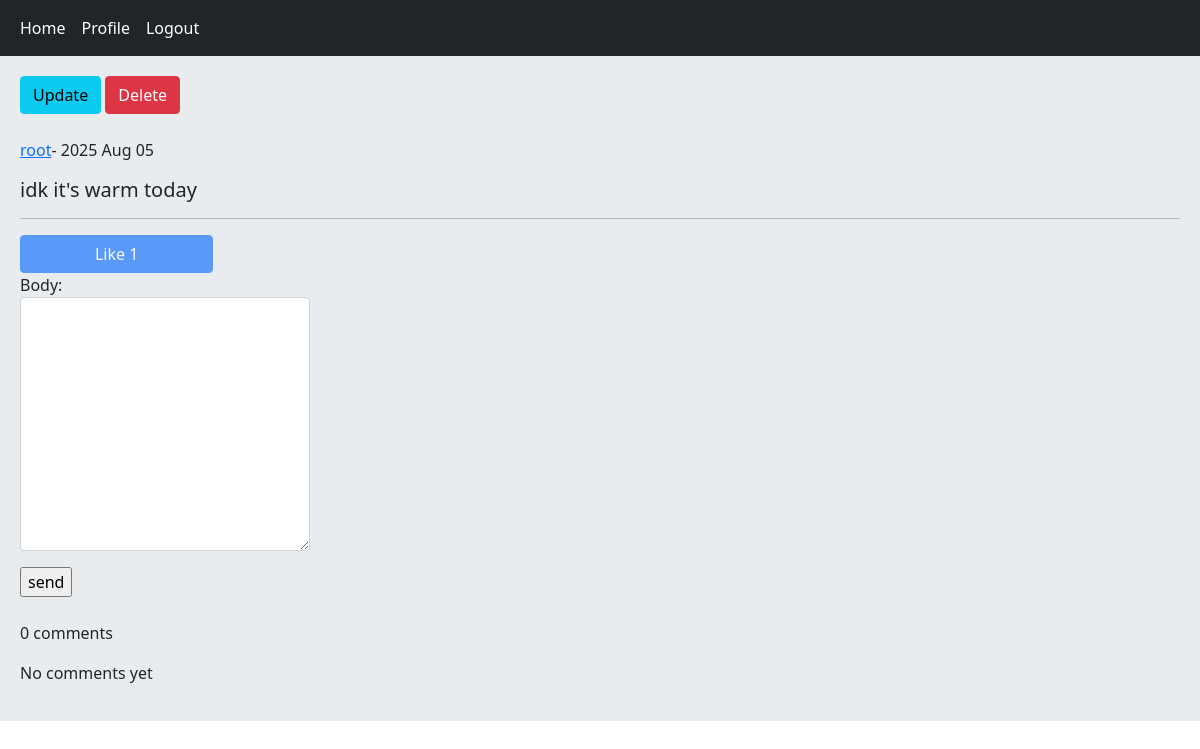
Page /detail/5/idk-its-warm-today (signed in) on the committed database.
### home/models.py (models this page shows, shortened)
class Post(models.Model):
    user = models.ForeignKey(User, on_delete= models.CASCADE, related_name= 'posts')
    body = models.TextField()
    slug = models.SlugField()
    created = models.DateTimeField(auto_now_add= True)
    updated = models.DateTimeField(auto_now= True)
    class Meta:
        ordering = ['-created']
    def likes_count(self):
        return self.plike.count()
    def user_can_like(self, user):
        user_like = user.ulike.filter(post= self)
        if user_like.exists():
            return True
        return False

### home/views.py (the view, shortened to what this page needs)
# urls.py: path('detail/<int:post_id>/<slug:post_slug>', views.PostDetailView.as_view(), name= 'post_detail'),
class PostDetailView(View):
    form_class = CommentCreateForm
    form_class_reply = CommentReplyForm
    def setup(self, request, *args, **kwargs):
        self.post_instance = Post.objects.get(id= kwargs['post_id'], slug= kwargs['post_slug'])
        return super().setup(request, *args, **kwargs)
    def get(self, request, *args, **kwargs):
        comments = self.post_instance.pcomment.filter(is_reply= False)
        form = self.form_class()
        can_like = False
        if request.user.is_authenticated and self.post_instance.user_can_like(request.user):
            can_like = True
        return render(request, 'home/detail.html', {'post': self.post_instance, 'comments': comments, 'form': form, 'reply_form': self.form_class_reply(), 'can_like': can_like})

### home/forms.py
class CommentCreateForm(forms.ModelForm):
    class Meta:
        model = Comment
        fields = ('body', )
        widgets = {
            'body': forms.Textarea(attrs= {'class': 'form-control'})
        }

class CommentReplyForm(forms.ModelForm):
    class Meta:
        model = Comment
        fields = ('body', )

### home/templates/home/detail.html (shortened to what this page needs)
{% extends 'base.html' %}
{% block content %}
    {% if request.user.id == post.user.id %}
        <a href="{% url 'home:post_update' post.id %}" class="btn btn-info">Update</a>
        <a href="{% url 'home:post_delete' post.id %}" class="btn btn-danger">Delete</a><br><br>
    {% endif %}
    <p><a href="{% url 'accounts:user_profile' post.user.id %}">{{ post.user.username }}</a>- {{ post.created|date:"Y M d" }}</p>
    <h5>{{ post.body }}</h5><hr>
    {% if request.user.is_authenticated %}
        <a href="{% url 'home:post_like' post.id %}" class="{% if can_like %} disabled {% endif %} btn btn-primary col-md-2">Like {{ post.likes_count }}</a>
        <form action="" method="post" class="col-md-3">
            {{ form.as_p }}
            <input type="submit" value="send">
        </form><br>
    {% else %}
        <p class="alert alert-danger">only logged in user can write comments</p>
    {% endif %}
    <p>{{ comments.count }} comments</p>
    {% for comment in comments %}
        <div class="card bg-dark text-white">
            <p class="card-body">{{ comment.user }} - {{ comment.created|timesince }}</p>
            <p class="card-body">{{ comment.body }}</p>
            {% if request.user.is_authenticated %}
                <form action="{% url 'home:add_reply' post.id comment.id %}" method="post">
                    {% csrf_token %}
                    {{ form.as_p }}
                    <input type="submit" value="send">
                </form>
            {% endif %}
            {% for reply in replies%}
                <p class="bg-primary p-3 m-2">{{ reply.user }} <br> {{ reply.body }}</p>
            {% endfor%}
        </div><br>
    {% empty %}
        <p>No comments yet</p>
    {% endfor %}
{% endblock %}

### rows in the picture
Post: user.username "root", created "2025 Aug 05", body "idk it's warm today", likes_count "1"

### other values in the picture
{{ comments.count }} "0"
